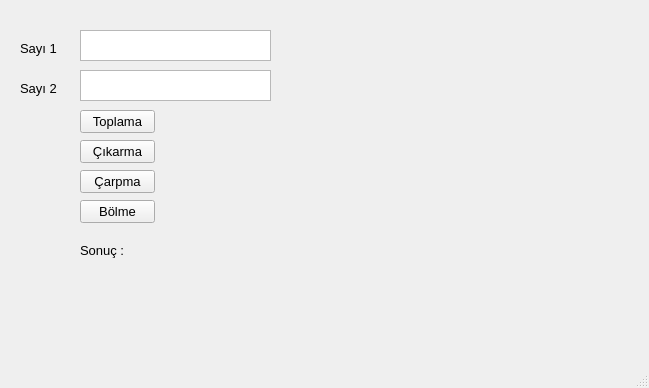
<?xml version="1.0" encoding="UTF-8"?>
<ui version="4.0">
 <class>MainWindow</class>
 <widget class="QMainWindow" name="MainWindow">
  <property name="geometry">
   <rect>
    <x>0</x>
    <y>0</y>
    <width>649</width>
    <height>388</height>
   </rect>
  </property>
  <property name="windowTitle">
   <string>MainWindow</string>
  </property>
  <widget class="QWidget" name="centralwidget">
   <widget class="QLabel" name="label">
    <property name="geometry">
     <rect>
      <x>20</x>
      <y>40</y>
      <width>51</width>
      <height>16</height>
     </rect>
    </property>
    <property name="font">
     <font>
      <pointsize>10</pointsize>
     </font>
    </property>
    <property name="text">
     <string>Sayı 1</string>
    </property>
   </widget>
   <widget class="QLabel" name="label_2">
    <property name="geometry">
     <rect>
      <x>20</x>
      <y>80</y>
      <width>51</width>
      <height>16</height>
     </rect>
    </property>
    <property name="font">
     <font>
      <pointsize>10</pointsize>
     </font>
    </property>
    <property name="text">
     <string>Sayı 2</string>
    </property>
   </widget>
   <widget class="QTextEdit" name="txt_sayi1">
    <property name="geometry">
     <rect>
      <x>80</x>
      <y>30</y>
      <width>191</width>
      <height>31</height>
     </rect>
    </property>
   </widget>
   <widget class="QTextEdit" name="txt_sayi2">
    <property name="geometry">
     <rect>
      <x>80</x>
      <y>70</y>
      <width>191</width>
      <height>31</height>
     </rect>
    </property>
   </widget>
   <widget class="QPushButton" name="btn_toplama">
    <property name="geometry">
     <rect>
      <x>80</x>
      <y>110</y>
      <width>75</width>
      <height>23</height>
     </rect>
    </property>
    <property name="font">
     <font>
      <pointsize>10</pointsize>
     </font>
    </property>
    <property name="text">
     <string>Toplama</string>
    </property>
   </widget>
   <widget class="QPushButton" name="btn_cikarma">
    <property name="geometry">
     <rect>
      <x>80</x>
      <y>140</y>
      <width>75</width>
      <height>23</height>
     </rect>
    </property>
    <property name="font">
     <font>
      <pointsize>10</pointsize>
     </font>
    </property>
    <property name="text">
     <string>Çıkarma</string>
    </property>
   </widget>
   <widget class="QPushButton" name="btn_carpma">
    <property name="geometry">
     <rect>
      <x>80</x>
      <y>170</y>
      <width>75</width>
      <height>23</height>
     </rect>
    </property>
    <property name="font">
     <font>
      <pointsize>10</pointsize>
     </font>
    </property>
    <property name="text">
     <string>Çarpma</string>
    </property>
   </widget>
   <widget class="QPushButton" name="btn_bolme">
    <property name="geometry">
     <rect>
      <x>80</x>
      <y>200</y>
      <width>75</width>
      <height>23</height>
     </rect>
    </property>
    <property name="font">
     <font>
      <pointsize>10</pointsize>
     </font>
    </property>
    <property name="text">
     <string>Bölme</string>
    </property>
   </widget>
   <widget class="QLabel" name="lbl_sonuc">
    <property name="geometry">
     <rect>
      <x>80</x>
      <y>240</y>
      <width>111</width>
      <height>21</height>
     </rect>
    </property>
    <property name="font">
     <font>
      <pointsize>10</pointsize>
     </font>
    </property>
    <property name="text">
     <string>Sonuç :</string>
    </property>
   </widget>
  </widget>
  <widget class="QMenuBar" name="menubar">
   <property name="geometry">
    <rect>
     <x>0</x>
     <y>0</y>
     <width>649</width>
     <height>21</height>
    </rect>
   </property>
  </widget>
  <widget class="QStatusBar" name="statusbar"/>
 </widget>
 <resources/>
 <connections/>
</ui>
